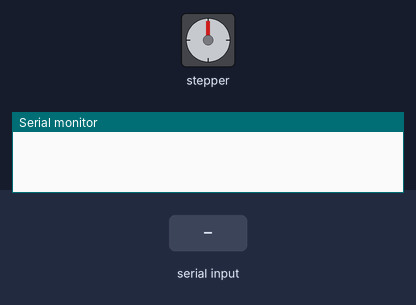
This sketch was run on a simulated Arduino Uno, built with avr-gcc and run on an emulated ATmega328P. On the bench: stepper motor, the last lines printed to the serial monitor. Wiring (inferred from the names in the program): stepper motor (2048 steps per turn assumed): coils pin 8, pin 9, pin 10, pin 11. The inputs (shaded band) are chosen by the test bench.

Above: at 1.2 s.
1.3 s: "0" received over Serial
2.8 s: "3" received over Serial
At 5.5 s:
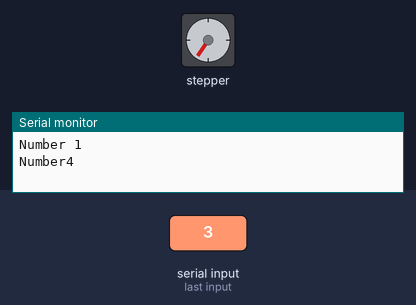
5.8 s: "1" received over Serial
At 7.0 s:
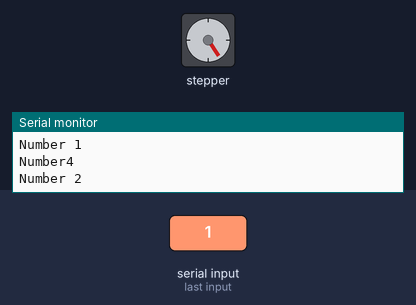
8.1 s: "2" received over Serial
At 10.2 s:
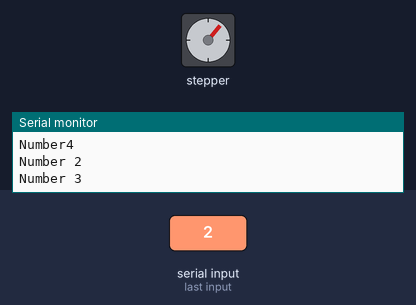
11.1 s: "4" received over Serial
At 11.85 s:
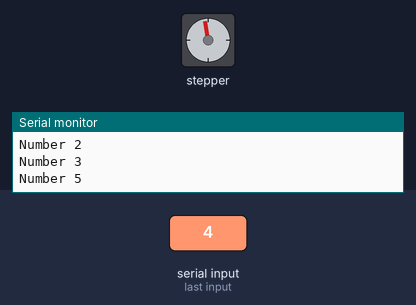
14.1 s: "5" received over Serial
At 14.59 s:
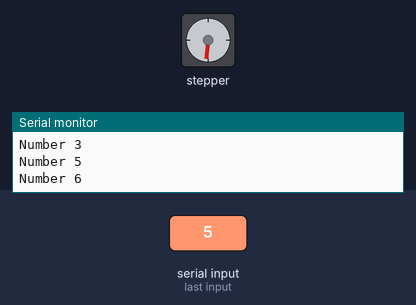
Timing chart, 0 to 18.1 s (numbered marks = the images above; inputs shaded):
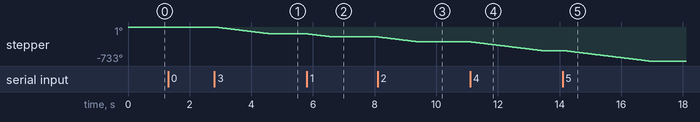

The sketch:

flip_flap_by_bro_nha.ino
```cpp
char Data;
// const int CW =1;
const int CCW =2;
const int STOP =3;

int Pin1 = 8;//IN1 is connected to 8
int Pin2 = 9;//IN2 is connected to 9
int Pin3 = 10;//IN3 is connected to 10
int Pin4 = 11;//IN4 is connected to 11
int switchSTOP =2;//define input pin for STOP push button
int stopType=2;//1=normal stop, 2=hold stop (consumes power)

int speedFactor =1;//1=fastest, 2=slower or 3 more slower
               //  1     2     3    4      5     6     7     8     9     0
long angles[] = {40*1, 40*2, 40*3, 40*4, 40*5, 40*6, 40*7, 40*8, 40*9, 40*10 };//angles of each push button


int correction_CW = 150;//watch video for details
int correction_CCW = 150;//watch video for details


int poleStep = 0;
long stepVale =0;
const int SPR=64*64;
long goToAngle=0;
int activeButton=0;
int pole1[] ={0,0,0,0, 0,1,1,1, 0};//pole1, 8 step values
int pole2[] ={0,0,0,1, 1,1,0,0, 0};//pole2, 8 step values
int pole3[] ={0,1,1,1, 0,0,0,0, 0};//pole3, 8 step values
int pole4[] ={1,1,0,0, 0,0,0,1, 0};//pole4, 8 step values


int count=0;
int  dirStatus = STOP;// stores direction status 3= stop (do not change)

void setup()
{

  Serial.begin(9600);

 pinMode(Pin1, OUTPUT);//define pin for ULN2003 in1
 pinMode(Pin2, OUTPUT);//define pin for ULN2003 in2
 pinMode(Pin3, OUTPUT);//define pin for ULN2003 in3
 pinMode(Pin4, OUTPUT);//define pin for ULN2003 in4

} //setup
 void loop()
{

  stepVale = (SPR * goToAngle)/360 ;

  if(Serial.available()> 0){
    Data = Serial.read();

    if(Data == '0'){
      goToAngle = angles[0];
      dirStatus = CCW;
      count = 0;
      Serial.println("Number 1");
    }
    else if(Data == '1'){
      goToAngle = angles[1];
      dirStatus = CCW;
      count = 0;
      Serial.println("Number 2");
    }
    else if(Data == '2'){
      goToAngle = angles[2];
      dirStatus = CCW;
      count = 0;
      Serial.println("Number 3");
    }
    else if(Data == '3'){
      goToAngle = angles[3];
      dirStatus = CCW;
      count = 0;
      Serial.println("Number4");
    }
    else if(Data == '4'){
      goToAngle = angles[4];
      dirStatus = CCW;
      count = 0;
      Serial.println("Number 5");
    }
    else if(Data == '5'){
      goToAngle = angles[5];
      dirStatus = CCW;
      count = 0;
      Serial.println("Number 6");
    }
    else if(Data == '6'){
      goToAngle = angles[6];
      dirStatus = CCW;
      count = 0;
      Serial.println("Number 7");
    }
    else if(Data == '7'){
      goToAngle = angles[7];
      dirStatus = CCW;
      count = 0;
      Serial.println("Number 8");
    }
    else if(Data == '8'){
      goToAngle = angles[8];
      dirStatus = CCW;
      count = 0;
      Serial.println("Number 9");
    }
    else if(Data == '9'){
      goToAngle = angles[9];
      dirStatus = CCW;
      count = 0;
      Serial.println("Number 0");
    }

  }


 if(dirStatus == CCW){

   poleStep++;
   count++;
   if(count+correction_CCW <= stepVale)
   {
    driveStepper(poleStep);
   }else{
      stopMotor();
   }
 }

 else{
  stopMotor();
 }
 if(poleStep>7){
   poleStep=0;
 }
 if(poleStep<0){
   poleStep=7;
 }
  delay(1);

}// loop

void driveStepper(int c)
{
    //Robojax.com Stepper Push button Any Angle STPB-5
     digitalWrite(Pin1, pole1[c]);
     digitalWrite(Pin2, pole2[c]);
     digitalWrite(Pin3, pole3[c]);
     digitalWrite(Pin4, pole4[c]);

}//driveStepper ends here

void stopMotor()
{

 dirStatus = STOP;
 if( stopType == 2)
 {
  driveStepper(8);
 }
}//stopMotor()
```

Measured:
- after the input at 2.8 s, stepper: turns 146° counter-clockwise in 1.8 s, starting at once
- after the input at 5.8 s, stepper: turns 67° counter-clockwise in 0.82 s, starting at once
- after the input at 8.1 s, stepper: turns 107° counter-clockwise in 1.3 s, starting at once
- after the input at 11.1 s, stepper: turns 187° counter-clockwise in 2.3 s, starting at once
- after the input at 14.1 s, stepper: turns 226° counter-clockwise in 2.8 s, starting at once
